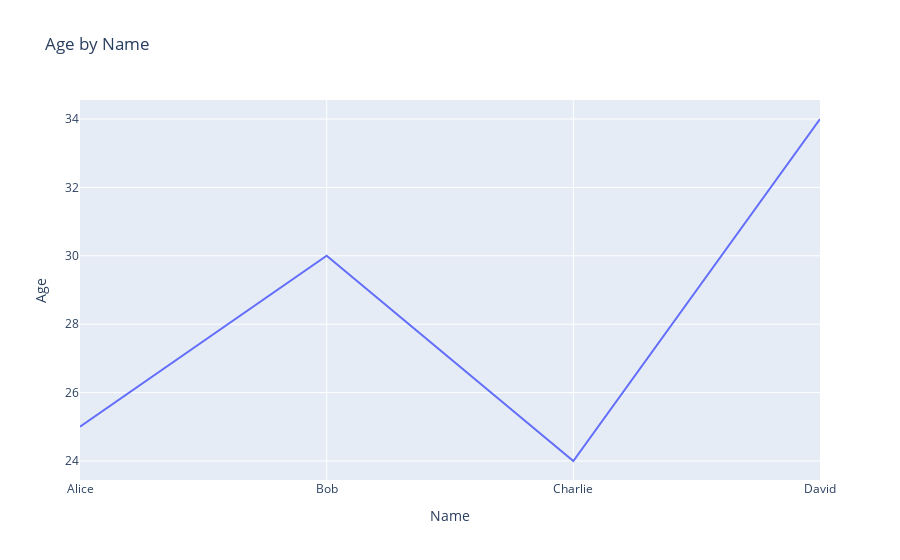

The notebook cell saved with this chart:
### Code cell
# Line Plot
fig_line = px.line(df, x='Name', y='Age', title='Age by Name')
fig_line.show()

### Figure 1 — Plotly figure (JSON) as saved in the notebook; plotly's stock layout.template omitted (floating-point values rounded to 4 significant figures)
{"data": [{"hovertemplate": "Name=%{x}<br>Age=%{y}<extra></extra>", "legendgroup": "", "line": {"color": "#636efa", "dash": "solid"}, "marker": {"symbol": "circle"}, "mode": "lines", "name": "", "orientation": "v", "showlegend": false, "type": "scatter", "x": ["Alice", "Bob", "Charlie", "David"], "xaxis": "x", "y": [25, 30, 24, 34], "yaxis": "y"}], "layout": {"legend": {"tracegroupgap": 0}, "title": {"text": "Age by Name"}, "xaxis": {"anchor": "y", "domain": [0, 1], "title": {"text": "Name"}}, "yaxis": {"anchor": "x", "domain": [0, 1], "title": {"text": "Age"}}}}
